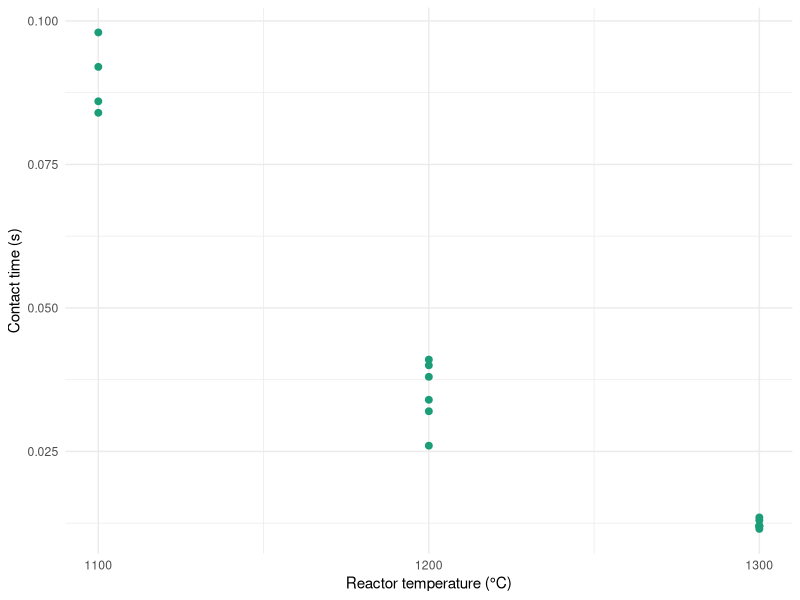
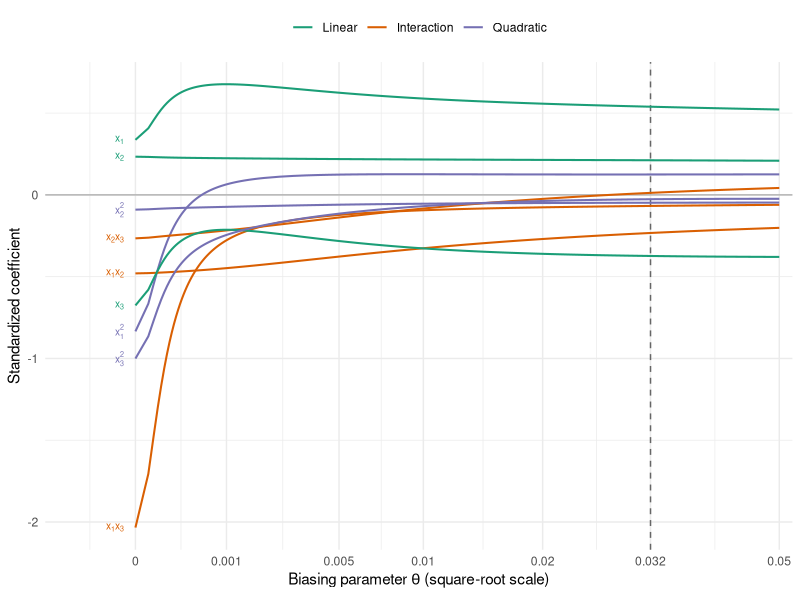
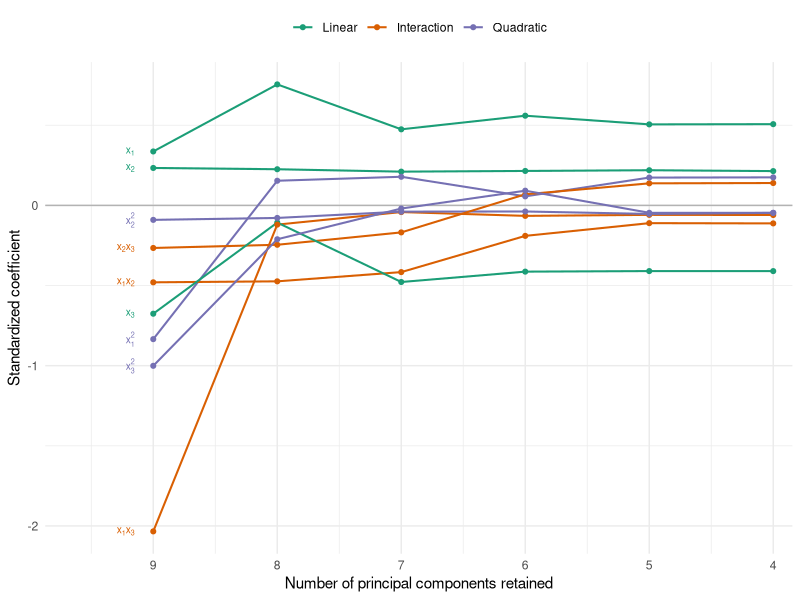
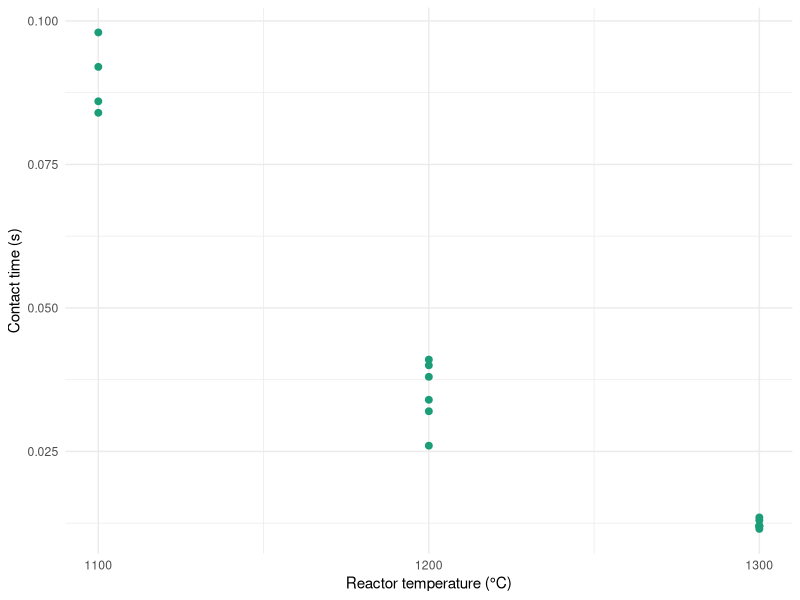
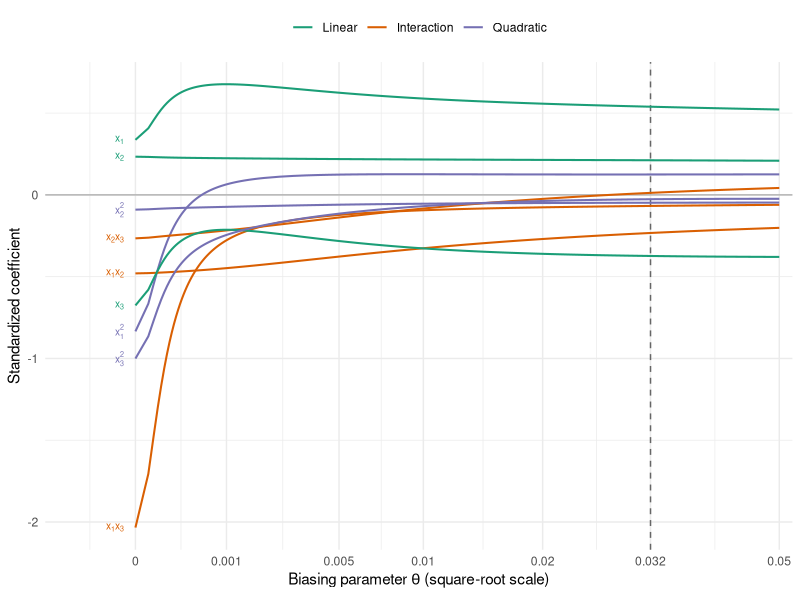
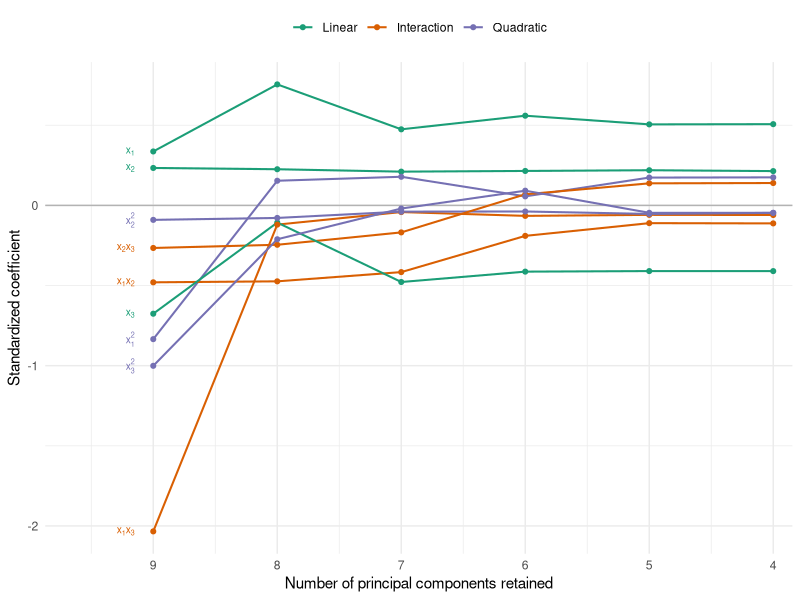

R code for these plots, in order:
# Acetylene data (MPV Table 9.1, Example 9.1)
# Source: Kunugi, Tamura and Naito (1961); analysed by Marquardt and Snee (1975)
# y  = conversion of n-heptane to acetylene (%)
# x1 = reactor temperature (deg C), x2 = ratio of H2 to n-heptane (mole ratio), x3 = contact time (s)
# Diagnostics (correlation matrix, VIF, eigensystem) and remedies (ridge regression, PCR)

library(ggplot2)

pt_col   <- "#1b9e77"
line_col <- "#d95f02"
type_col <- c(Linear = "#1b9e77", Interaction = "#d95f02", Quadratic = "#7570b3")
fig_w    <- 3.4
fig_h    <- 2.5

theme_lecture <- function(){
    theme_minimal(base_size = 11) +
    theme(
        panel.background = element_rect(fill = "transparent", colour = NA),
        plot.background  = element_rect(fill = "transparent", colour = NA)
    )
}

acet <- read.csv("acetylene.csv")
n <- nrow(acet)                                        # 16

# ---- Correlation matrix of the original variables -----------------------------
round(cor(acet[, c("y", "x1", "x2", "x3")]), 3)        # r(x1, x3) = -0.958

# ---- Full quadratic model in unit-normal-scaled regressors (as in MPV) --------
z <- as.data.frame(scale(acet[, c("x1", "x2", "x3")]))
X <- with(z, data.frame(
    x1 = x1, x2 = x2, x3 = x3,
    x1x2 = x1 * x2, x1x3 = x1 * x3, x2x3 = x2 * x3,
    x1sq = x1^2, x2sq = x2^2, x3sq = x3^2
))
term_lab  <- c("x[1]", "x[2]", "x[3]", "x[1]*x[2]", "x[1]*x[3]", "x[2]*x[3]",
               "x[1]^2", "x[2]^2", "x[3]^2")
term_type <- rep(c("Linear", "Interaction", "Quadratic"), each = 3)
p <- ncol(X)                                           # 9 regressors, 10 parameters

fit_ls <- lm(acet$y ~ ., data = X)
summary(fit_ls)                                        # R2 = 0.9977, MSRes = 0.8126 on 6 df
round(coef(fit_ls), 3)
# 35.896, 4.004, 2.778, -8.042, -6.457, -26.980, -3.768, -12.524, -0.973, -11.593

# ---- Unit-length scaling: W'W is the correlation matrix of the regressors -----
unit_length <- function(M) {
    M <- as.matrix(M)
    Mc <- sweep(M, 2, colMeans(M))
    sweep(Mc, 2, sqrt(colSums(Mc^2)), "/")
}
W   <- unit_length(X)
y_c <- acet$y - mean(acet$y)
SST <- sum(y_c^2)
y_s <- y_c / sqrt(SST)                                 # unit-length response
WtW <- crossprod(W)
Wty <- crossprod(W, y_s)
round(WtW, 3)                                          # correlation matrix of the 9 terms

# ---- VIF: diagonal of (W'W)^{-1} -----------------------------------------------
vif <- diag(solve(WtW))
round(vif, 2)
# 375.25, 1.74, 680.28, 31.04, 6563.35, 35.61, 1762.58, 3.16, 1156.77
round(car::vif(fit_ls), 2)                             # same values
round(1 - 1 / vif, 4)                                  # R_j^2 of each term on the others

# ---- Eigensystem analysis -------------------------------------------------------
eig <- eigen(WtW, symmetric = TRUE)
lambda <- eig$values
round(lambda, 4)                       # 4.2052 2.1620 1.1387 1.0405 0.3852 0.0495 0.0136 0.0051 0.0001
kappa <- max(lambda) / min(lambda)
kappa                                  # 43381: severe (> 1000)
round(max(lambda) / lambda, 1)         # condition indices kappa_j = lambda_max / lambda_j
sum(lambda < 0.05)                     # number of near-dependencies (small eigenvalues)
prod(lambda)                           # det(W'W) = 1.4e-09, close to 0
sum(1 / lambda)                        # E||b - beta||^2 / sigma^2 in the unit-length scale = sum of VIFs
sum(vif)

V <- eig$vectors
dimnames(V) <- list(colnames(W), paste0("v", 1:p))
round(V[, p], 3)                       # eigenvector of the smallest eigenvalue: the dependency W v9 ~ 0
max(abs(W %*% V[, p]))                 # 0.0045: this linear combination of the columns is almost zero
# loadings: x1x3 0.80, x1^2 0.41, x3^2 0.33, x3 0.24, x1 0.17 (temperature and contact time terms)

# ---- Variance-decomposition proportions (Belsley, Kuh and Welsch) ------------
# SVD W = U D V'; Var(b_j) is proportional to sum_k v_jk^2 / mu_k^2.
# pi_kj = share of Var(b_j) that comes from component k. Condition index eta_k = mu_max / mu_k.
vdp <- function(W) {
    s   <- svd(W)
    phi <- sweep(s$v^2, 2, s$d^2, "/")               # rows: terms, columns: components
    pi  <- t(phi / rowSums(phi))                     # rows: components, columns: terms
    colnames(pi) <- colnames(W)
    data.frame(eigenvalue = s$d^2, eta = max(s$d) / s$d, round(pi, 3), check.names = FALSE)
}
vdp(W)
# Belsley: eta > 30 with two or more proportions > 0.5 in the same row flags a dependency
# Row 9 (eta = 208): x1, x3, x1x3, x1^2, x3^2 all > 0.83.  Row 7 (eta = 17.6): x1x2 0.82, x2x3 0.79.

# ---- Figure: how the data were collected (temperature vs. contact time) -------
p_x1x3 <- ggplot(acet, aes(x = x1, y = x3)) +
    geom_point(size = 2, colour = pt_col) +
    labs(x = "Reactor temperature (°C)", y = "Contact time (s)") +
    scale_x_continuous(breaks = c(1100, 1200, 1300)) +
    theme_lecture()

p_x1x3
ggsave("acetylene_x1_x3.pdf", p_x1x3, bg = "transparent", device = cairo_pdf,
       width = fig_w, height = fig_h)

# ---- Ridge regression in the unit-length scale --------------------------------
# b_R = (W'W + theta I)^{-1} W'y,   theta >= 0
# The slides call the biasing parameter theta (k is the number of regressors there);
# in this script it is the function argument k.
ridge <- function(k) {
    A   <- WtW + k * diag(p)
    Ai  <- solve(A)
    b   <- drop(Ai %*% Wty)
    res <- y_s - drop(W %*% b)
    list(k = k, b = setNames(b, colnames(W)),
         ssres = sum(res^2) * SST,                     # back in original y units
         r2 = 1 - sum(res^2),
         vif = diag(Ai %*% WtW %*% Ai))
}

b_ls     <- ridge(0)$b                                 # standardized LS coefficients
ms_s     <- sum((y_s - W %*% b_ls)^2) / (n - p - 1)    # MSRes in the unit-length scale
k_hkb    <- p * ms_s / sum(b_ls^2)                     # Hoerl, Kennard and Baldwin (1975)
k_hkb                                                  # 0.0005: very little shrinkage

k_grid <- sort(unique(c(round(c(seq(0, 0.002, by = 0.00002), seq(0, 0.05, by = 0.0005)), 6), k_hkb)))
trace  <- do.call(rbind, lapply(k_grid, function(k) {
    r <- ridge(k)
    data.frame(k = k, term = names(r$b), b = r$b, r2 = r$r2, ssres = r$ssres, maxvif = max(r$vif))
}))
trace$type  <- factor(term_type[match(trace$term, colnames(W))], levels = names(type_col))
trace$label <- term_lab[match(trace$term, colnames(W))]

# Value of k read from the ridge trace (the coefficients have settled down); MPV also uses k = 0.032
k_sel <- 0.032
fit_k <- ridge(k_sel)
round(cbind(LS = b_ls, ridge = fit_k$b), 4)            # x1x3: -2.034 -> -0.068
c(r2_ls = ridge(0)$r2, r2_ridge = fit_k$r2)            # 0.9977 -> 0.9944: small loss in fit
c(ssres_ls = ridge(0)$ssres, ssres_ridge = fit_k$ssres)   # 4.88 -> 11.92
round(fit_k$vif, 2)                                    # VIFs of the ridge estimator at k_sel: all < 4.2
k_tab <- unique(trace[, c("k", "r2", "maxvif")])
print(k_tab[round(k_tab$k, 6) %in% c(0, 0.001, 0.005, 0.01, 0.02, 0.032, 0.05), ], row.names = FALSE)

# Cross-check with MASS::lm.ridge: it scales by sd with divisor n, so lambda = n * k
rr <- MASS::lm.ridge(acet$y ~ ., data = X, lambda = n * k_sel)
b_orig <- fit_k$b * sqrt(SST) / sqrt(colSums(sweep(as.matrix(X), 2, colMeans(X))^2))
round(cbind(ours = b_orig, MASS = coef(rr)[-1]), 4)    # identical

# ---- Figure: ridge trace ---------------------------------------------------------
# Square-root k axis: the coefficients change fastest for small k. Lines are labelled at k = 0 (least squares).
lab_at <- subset(trace, k == 0)
p_trace <- ggplot(trace, aes(x = k, y = b, group = term, colour = type)) +
    geom_hline(yintercept = 0, colour = "grey70") +
    geom_vline(xintercept = k_sel, linetype = "dashed", colour = "grey40") +
    geom_line(linewidth = 0.7) +
    geom_text(data = lab_at, aes(label = label), parse = TRUE, hjust = 1, nudge_x = -0.004,
              size = 2.6, show.legend = FALSE) +
    scale_colour_manual(values = type_col, name = NULL) +
    scale_x_sqrt(breaks = c(0, 0.001, 0.005, 0.01, 0.02, 0.032, 0.05),
                 labels = c("0", "0.001", "0.005", "0.01", "0.02", "0.032", "0.05"),
                 expand = expansion(mult = c(0.12, 0.02))) +
    labs(x = expression("Biasing parameter " * theta * " (square-root scale)"), y = "Standardized coefficient") +
    theme_lecture() +
    theme(legend.position = "top")

p_trace
ggsave("acetylene_ridge_trace.pdf", p_trace, bg = "transparent", device = cairo_pdf,
       width = 1.4 * fig_w, height = 1.4 * fig_h)

# ---- Principal-component regression ---------------------------------------------
# Z = W V (orthogonal columns, Z'Z = Lambda), alpha_hat = Lambda^{-1} Z'y
Zpc       <- W %*% V
alpha_hat <- drop(crossprod(Zpc, y_s)) / lambda
round(alpha_hat, 4)
round(alpha_hat / sqrt(ms_s / lambda), 2)              # alpha_hat / se: -36.9, 0.4, 32.8, -12.2, 0.3, 2.5, 2.3, 1.9, -1.2

pcr <- function(m) {                                   # keep the first m components
    b   <- drop(V[, 1:m, drop = FALSE] %*% alpha_hat[1:m])
    res <- y_s - drop(W %*% b)
    list(m = m, b = setNames(b, colnames(W)), r2 = 1 - sum(res^2), ssres = sum(res^2) * SST,
         vif = colSums((t(V[, 1:m, drop = FALSE])^2) / lambda[1:m]))
}
pcr_tab <- sapply(p:4, function(m) { r <- pcr(m); c(r$b, R2 = r$r2, SSRes = r$ssres) })
colnames(pcr_tab) <- paste0("m=", p:4)
round(pcr_tab, 4)                                      # m = 9 reproduces least squares; R2 0.9977 (m=9), 0.9938 (m=6)
round(pcr(6)$vif, 2)                                   # VIFs after dropping lambda_7, lambda_8, lambda_9: all < 8.3

# ---- Figure: PCR coefficients vs. number of components retained ----------------
pcr_long <- do.call(rbind, lapply(p:4, function(m) {
    r <- pcr(m)
    data.frame(m = m, term = names(r$b), b = r$b)
}))
pcr_long$type  <- factor(term_type[match(pcr_long$term, colnames(W))], levels = names(type_col))
pcr_long$label <- term_lab[match(pcr_long$term, colnames(W))]

p_pcr <- ggplot(pcr_long, aes(x = m, y = b, group = term, colour = type)) +
    geom_hline(yintercept = 0, colour = "grey70") +
    geom_line(linewidth = 0.7) +
    geom_point(size = 1.4) +
    geom_text(data = subset(pcr_long, m == p), aes(label = label), parse = TRUE, hjust = 1,
              nudge_x = -0.15, size = 2.6, show.legend = FALSE) +
    scale_colour_manual(values = type_col, name = NULL) +
    scale_x_reverse(breaks = p:4, expand = expansion(mult = c(0.14, 0.03))) +
    labs(x = "Number of principal components retained", y = "Standardized coefficient") +
    theme_lecture() +
    theme(legend.position = "top")

p_pcr
ggsave("acetylene_pcr.pdf", p_pcr, bg = "transparent", device = cairo_pdf,
       width = 1.4 * fig_w, height = 1.4 * fig_h)
